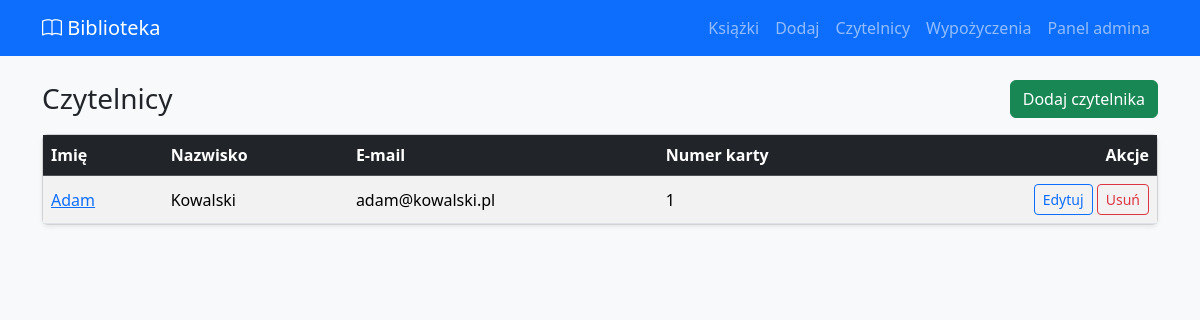
The page /czytelnicy/ on the database its author committed.
### ksiazki/models.py (models this page shows, shortened)
class Czytelnik(models.Model):
    imie = models.CharField('Imię', max_length=100)
    nazwisko = models.CharField('Nazwisko', max_length=100)
    email = models.EmailField('E-mail', unique=True)
    numer_karty = models.CharField('Numer karty bibliotecznej', max_length=50, unique=True)
    class Meta:
        verbose_name = 'Czytelnik'
        verbose_name_plural = 'Czytelnicy'
        ordering = ['nazwisko', 'imie']

### ksiazki/views.py (the view)
# urls.py: path('czytelnicy/', views.lista_czytelnikow, name='czytelnicy'),
def lista_czytelnikow(request):
    czytelnicy = Czytelnik.objects.all()
    return render(request, 'ksiazki/czytelnicy_lista.html', {'czytelnicy': czytelnicy})

### ksiazki/templates/ksiazki/czytelnicy_lista.html (shortened to what this page needs)
{% extends 'ksiazki/base.html' %}
{% block content %}
<div class="d-flex justify-content-between align-items-center mb-3">
  <h1 class="h3 mb-0">Czytelnicy</h1>
  <a href="{% url 'dodaj_czytelnika' %}" class="btn btn-success">Dodaj czytelnika</a>
</div>
<div class="card shadow-sm">
  <div class="table-responsive">
    <table class="table table-striped table-hover align-middle mb-0">
      <thead class="table-dark">
        <tr><th>Imię</th><th>Nazwisko</th><th>E-mail</th><th>Numer karty</th><th class="text-end">Akcje</th></tr>
      </thead>
      <tbody>
        {% for czytelnik in czytelnicy %}
        <tr>
          <td><a href="{% url 'szczegoly_czytelnika' czytelnik.pk %}">{{ czytelnik.imie }}</a></td>
          <td>{{ czytelnik.nazwisko }}</td>
          <td>{{ czytelnik.email }}</td>
          <td>{{ czytelnik.numer_karty }}</td>
          <td class="text-end text-nowrap">
            <a href="{% url 'edytuj_czytelnika' czytelnik.pk %}" class="btn btn-sm btn-outline-primary">Edytuj</a>
            <a href="{% url 'usun_czytelnika' czytelnik.pk %}" class="btn btn-sm btn-outline-danger">Usuń</a>
          </td>
        </tr>
        {% empty %}
        <tr><td colspan="5" class="text-center text-muted py-4">Brak czytelników.</td></tr>
        {% endfor %}
      </tbody>
    </table>
  </div>
</div>
{% endblock %}

### rows shown on the page
Czytelnik: imie "Adam", nazwisko "Kowalski", email "adam@kowalski.pl", numer_karty "1"
